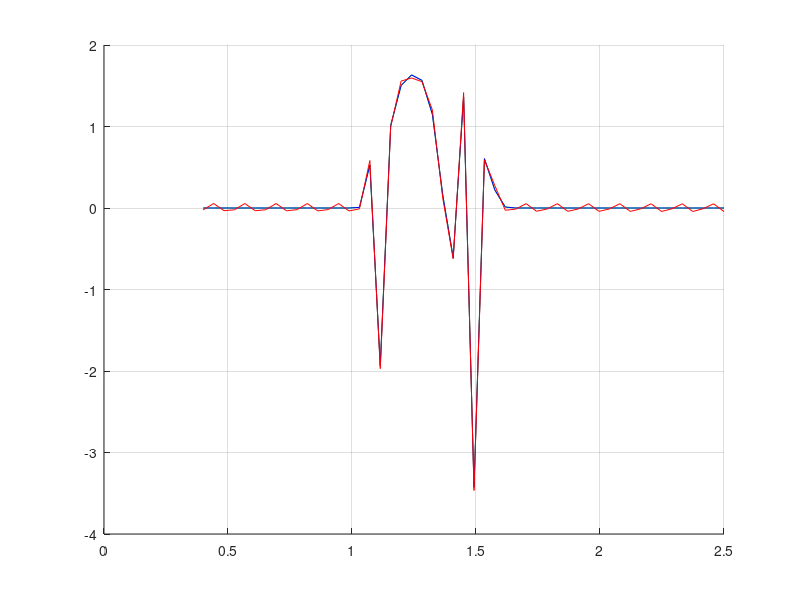

This chart was generated by the following MATLAB code:
%Programa para calcular los Factores Franck-Condion de Morse
%Usando RNA Factor Momentum
function FFC_BMPMom()
    tic
    clc; clear all
    format long e
%entradas del algoritmo
    tol=1E-10 ; efe=1; k=0; n=50
%Intervalos para el ajuste de la funcion
    a=0; b=pi; h=pi/n;x=a:h:b;
    c(1,1:n+1)=1;
    for j=2:n+1
        for i=1:n+1
            c(j,i)=cos((j-1)*x(i));
        end
    end
    w=rand(n+1,1); 
     r1=(sum(c.^2));
    r=sqrt(sum(r1));
    eta=1.35/r^2; 
    lamda=1;
 %%%%%%%%%%%%%%%%%%%%%%%%%%%%%%%%%%%%%%%%%%%%%%%%%%%%%%%%%%%%%%%%%%%%%%%%%%
    %Primer estado
    we(1)= 1675.355
    wexe(1)=13.433
    re(1)=1.21252
    %Segundo estado
    we(2)=1411.210
    wexe(2)=12.921
    re(2)=1.2864
    mu=7.500053859
    v1=8
    v2=8
    %Inicializacion de variables
    ka (1) = we(1)/wexe(1);
    ka (2) = we(2)/wexe(2);
    cte = 1.21777513710683E-01;
    b(1) = cte * sqrt(4 * wexe(1)* mu);
    b(2) = cte * sqrt(4 * wexe(2)* mu);
    g(1) = gamma(ka(1) - 1);
    g(2) = gamma(ka(2) - 1);
    lim_a=0.4;
    lim_b=2.5;
    %h=0.01;
    h=(lim_b-lim_a)/n;
    %Generacion de Funcion de Onda para cada estado
    %Funonda(1) del primer estado
    %constante de normalizacion           
    cte_normalizacion=sqrt(b(1)/g(1));
    for i=0:v1-1,
        num=(ka(1)-2*i-3.)*(ka(1)-i-1);
        den=(i+1)*(ka(1)-2*i-1);
        cte_normalizacion=cte_normalizacion*sqrt(num/den);
    end
    Nv1=cte_normalizacion;           
    %funonda(2) del segundo estado
    %constante de normalizacion           
    cte_normalizacion=sqrt(b(2)/g(2));
    for i=0:v2-1,
        num=(ka(2)-2*i-3.)*(ka(2)-i-1);
        den=(i+1)*(ka(2)-2*i-1);
        cte_normalizacion=cte_normalizacion*sqrt(num/den);
    end
    Nv2=cte_normalizacion;           
    %Generacion de la funcion a integrar que es funonda(v1)*funonda(2)
    r=lim_a;
    y=zeros();
    ri=zeros();
    for i=1:n+1, %Numero de Nodos
        ri(i)=r;
        p = r - re(1);
        x = ka(1) * exp( (-1) * b(1) * p);
        c2 = exp( ((-1) * x) / 2 );
        c3 = (ka(1) - 2*v1 - 1) / 2;
        c3= x^c3;  
        %c4 = laguerre(x,ka(1),v1);
        if v1 ~= 0,
            sum1 = 0;
            for j = 1:v1,
            %calculo del coeficiente binomial  
                if ( v1 == j),
                    coef_binomial = 1;
                else               %(v1 >= j) & (j >= 0),
                    coef_superior = gamma(v1 + 1); 
                    coef_inferior = gamma(j+1) * gamma ((v1-j)+1);
                    coef_binomial = coef_superior / coef_inferior;
                end    
                aux1 = (-1)^j*coef_binomial * x^(v1 - j);         
                %aux2 = producto(ka(1) - v1,j);
                aux = 1;
                for p = 1:j,
                    aux = aux * (ka(1) - v1 - p);
                end;
                aux2=aux;      
                aux1 = aux1 * aux2;
                sum1 = sum1 + aux1;
            end
            laguerre = x^v1 + sum1;
        else 
            laguerre = 1;
        end
        c4=laguerre;
        %fun_onda1 = ((-1.0)^v1)*Nv1 * c2 * c3 * c4;
        fun_onda1 = Nv1 * c2 * c3 * c4;
        %generacion de la funcion de onda del segundo estado
        p = r - re (2);
        x = ka(2) * exp( (-1) * b(2) * p);
        c2 = exp( ((-1) * x) / 2 );
        c3 = x^((ka(2) - 2*v2 - 1) / 2.);  
        % c4 = laguerre(x,ka(1),v1);
        if v2 ~= 0,
            sum1 = 0;    
            for j = 1:v2,
               %calculo del coeficiente binomial  
                if ( v2 == j),
                    coef_binomial = 1;
                else               %(v2 >= j) & (j >= 0),
                    coef_superior = gamma(v2 + 1); 
                    coef_inferior = gamma(j+1) * gamma ((v2-j)+1);
                    coef_binomial = coef_superior / coef_inferior;
                end    
                aux1 = (-1)^j*coef_binomial * x^(v2 - j);      
                %aux2 = producto(ka(2) - v2,j);
                aux = 1;
                for p = 1:j,
                    aux = aux * (ka(2) - v2 - p);
                end;
                aux2=aux;      
                aux1 = aux1 * aux2;
                sum1 = sum1 + aux1;
            end
            laguerre = x^v2 + sum1;
        else 
            laguerre = 1;
        end
        c4=laguerre;
        %fun_onda2 = ((-1.0)^v2)*Nv2 * c2 * c3 * c4;
        fun_onda2 = Nv2 * c2 * c3 * c4;
        y(i)=fun_onda1*fun_onda2;
        r=r+h;
    end 
%%%%%%%%%%%%%%%%%%%%%%%%%%%%%%%%%%%%%%%%%%%%%%%%%%%%%%%%%%%%%%%%%%%%%%%%%%
%intervalos de integracion
    a1=lim_a; b1=lim_b;% h1=h;
    F=y;
    z=ri;
%%%%%%%%%%%%%%%%%%%%%%%%%%%%%%%%%%%%%%%%%%%%%%%%%%%%%%%%%%%%%%%%%%%%%%%%%   
%Algoritmo de Factor Momentum
    while efe > tol   
        Y=c*w;
        error=F'-Y;
        w= w + eta*(lamda+1)*c'*error;
        efe=sqrt(sum(error.^2));
        efe=.5*efe^2;
        k=k+1;
    end
%%%%%%%%%%%%%%%%%%%%%%%%%%%%%%%%%%%%%%%%%%%%%%%%%%%%%%%%%%%%%%%%%%%%%%%%%  
%Integral de la Funcion 1
    I2=(b1-a1)*w(1);
         for j=2:n+1
             I2=I2+w(j)/(j-1)*(sin((j-1)*b1)-sin((j-1)*a1));
         end
%%%%%%%%%%%%%%%%%%%%%%%%%%%%%%%%%%%%%%%%%%%%%%%%%%%%%%%%%%%%%%%%%%%%%%%%%                         
%Integral de la Funcion 2
    k1=(b1-a1);
          I=k1*w(1);
          for j=2:n+1
              c1=k1/((j-1)*pi);
              c2=sin((j-1)*pi) ;             
              c3=c1*c2;
              c4=w(j)*c3;
              I=I+c4;
          end
%%%%%%%%%%%%%%%%%%%%%%%%%%%%%%%%%%%%%%%%%%%%%%%%%%%%%%%%%%%%%%%%%%%%%%%%%     
    Yx=zeros();
    Yxx=zeros();
%Funcion aproximada
    for i=1:n+1     
        Yx(i)=w(1);
        Yxx(i)=w(1);
        for j=2:n+1          
            Yx(i)=Yx(i)+w(j)*cos((j-1)*pi/k1*(z(i)-a1));
            Yxx(i)=Yx(i)+w(j)*cos((j-1)*z(i));
        end            
    end     
%%%%%%%%%%%%%%%%%%%%%%%%%%%%%%%%%%%%%%%%%%%%%%%%%%%%%%%%%%%%%%%%%%%%%%%%%  
%Resultados obtenidos
    k
    efe
    I   
    I2
%%%%%%%%%%%%%%%%%%%%%%%%%%%%%%%%%%%%%%%%%%%%%%%%%%%%%%%%%%%%%%%%%%%%%%%%% 
%Graficas
    hold on
    grid on
    plot(ri,y,'g');       
    plot(ri,Yx,'b');
    plot(ri,Yxx,'r');    
    toc
           